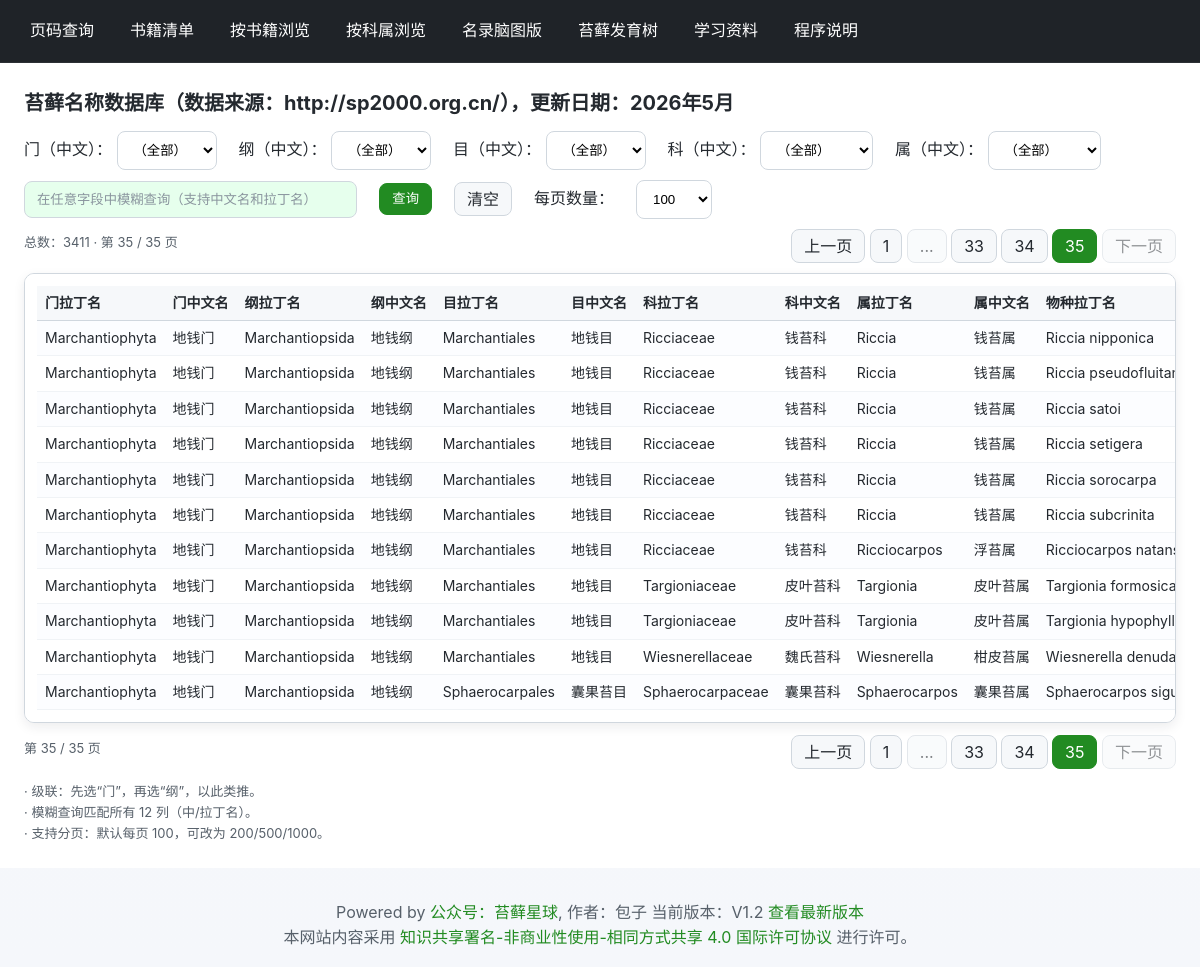
/taxonomy?gate=&clazz=&order=&family=&genus=&q=&per_page=100&page=35, run on the app's committed database.
### tables this page shows
CREATE TABLE "moss_data" (
        id INTEGER PRIMARY KEY AUTOINCREMENT,
        "门拉丁名" TEXT, "门中文名" TEXT, "纲拉丁名" TEXT, "纲中文名" TEXT, "目拉丁名" TEXT, "目中文名" TEXT, "科拉丁名" TEXT, "科中文名" TEXT, "属拉丁名" TEXT, "属中文名" TEXT, "物种拉丁名" TEXT, "物种中文名" TEXT
    );

### app.py (the view)
@app.route("/taxonomy", methods=["GET"])
def taxonomy():
    q = request.args.get("q", "").strip()
    gate = request.args.get("gate", "").strip()
    clazz = request.args.get("clazz", "").strip()
    order = request.args.get("order", "").strip()
    family = request.args.get("family", "").strip()
    genus = request.args.get("genus", "").strip()
    per_page_raw = request.args.get("per_page", "").strip()
    page_raw = request.args.get("page", "").strip()
    allowed_page_sizes = [100, 200, 500, 1000]
    per_page = 100
    try:
        if per_page_raw:
            v = int(per_page_raw)
            if v in allowed_page_sizes:
                per_page = v
    except ValueError:
        pass
    page = 1
    try:
        if page_raw:
            v = int(page_raw)
            if v >= 1:
                page = v
    except ValueError:
        pass
    with connect_db(DB_PATH) as conn:
        init_db(conn, clear=False)
        gates = distinct_values(conn, "门中文名", {})
        classes = distinct_values(conn, "纲中文名", ({"门中文名": gate} if gate else {}))
        order_filters = {k: v for k, v in {"门中文名": gate, "纲中文名": clazz}.items() if v}
        orders = distinct_values(conn, "目中文名", order_filters)
        family_filters = {k: v for k, v in {"门中文名": gate, "纲中文名": clazz, "目中文名": order}.items() if v}
        families = distinct_values(conn, "科中文名", family_filters)
        genus_filters = {k: v for k, v in {"门中文名": gate, "纲中文名": clazz, "目中文名": order, "科中文名": family}.items() if v}
        genera = distinct_values(conn, "属中文名", genus_filters)
        selections = {
            "门中文名": gate,
            "纲中文名": clazz,
            "目中文名": order,
            "科中文名": family,
            "属中文名": genus,
        }
        total_count = count_taxonomy(conn, selections, q)
        total_pages = max(1, (total_count + per_page - 1) // per_page)
        if page > total_pages:
            page = total_pages
        offset = (page - 1) * per_page
        rows = fetch_taxonomy(conn, selections, q, per_page, offset)
        pagination_pages = build_pagination(page, total_pages, window=2)
    return render_template(
        "taxonomy.html",
        q=q,
        gate=gate,
        clazz=clazz,
        order=order,
        family=family,
        genus=genus,
        gates=gates,
        classes=classes,
        orders=orders,
        families=families,
        genera=genera,
        rows=rows,
        columns=ALL_MOSS_COLUMNS,
        total_count=total_count,
        total_pages=total_pages,
        page=page,
        per_page=per_page,
        allowed_page_sizes=allowed_page_sizes,
        pagination_pages=pagination_pages,
    )

### app.py (called while the page is built)
def connect_db(db_path: str) -> sqlite3.Connection:
    conn = sqlite3.connect(db_path)
    conn.row_factory = sqlite3.Row
    return conn

def distinct_values(conn: sqlite3.Connection, column: str, filters: dict) -> List[str]:
    where_parts = []
    params = []
    for k, v in filters.items():
        if v:
            where_parts.append(f'"{k}" = ?')
            params.append(v)
    sql = f'SELECT DISTINCT "{column}" AS val FROM moss_data'
    if where_parts:
        sql += ' WHERE ' + ' AND '.join(where_parts)
    sql += ' ORDER BY val COLLATE NOCASE'
    rows = conn.execute(sql, params).fetchall()
    return [r["val"] for r in rows if r["val"]]

def _build_taxonomy_conditions(selections: dict, keyword: str):
    where_parts = []
    params = []
    for col, val in selections.items():
        if val:
            where_parts.append(f'"{col}" = ?')
            params.append(val)
    if keyword:
        like = f"%{keyword}%"
        or_parts = [f'"{c}" LIKE ?' for c in ALL_MOSS_COLUMNS]
        where_parts.append('(' + ' OR '.join(or_parts) + ')')
        params.extend([like] * len(ALL_MOSS_COLUMNS))
    return where_parts, params

def count_taxonomy(conn: sqlite3.Connection, selections: dict, keyword: str) -> int:
    where_parts, params = _build_taxonomy_conditions(selections, keyword)
    sql = 'SELECT COUNT(*) AS c FROM moss_data'
    if where_parts:
        sql += ' WHERE ' + ' AND '.join(where_parts)
    row = conn.execute(sql, params).fetchone()
    return int(row["c"]) if row and row["c"] is not None else 0

def fetch_taxonomy(conn: sqlite3.Connection, selections: dict, keyword: str, limit: int, offset: int):
    where_parts, params = _build_taxonomy_conditions(selections, keyword)
    sql = 'SELECT ' + ', '.join([f'"{c}"' for c in ALL_MOSS_COLUMNS]) + ' FROM moss_data'
    if where_parts:
        sql += ' WHERE ' + ' AND '.join(where_parts)
    sql += ' ORDER BY "门拉丁名" COLLATE NOCASE, "纲拉丁名" COLLATE NOCASE, "目拉丁名" COLLATE NOCASE, "科拉丁名" COLLATE NOCASE, "属拉丁名" COLLATE NOCASE, "物种拉丁名" COLLATE NOCASE'
    sql += ' LIMIT ? OFFSET ?'
    params.extend([limit, offset])
    return conn.execute(sql, params).fetchall()

### templates/taxonomy.html (shortened to what this page needs)
{% extends 'base.html' %}
{% block body_class %}page-taxonomy{% endblock %}
{% block content %}
<h2>苔藓名称数据库（数据来源：http://sp2000.org.cn/），更新日期：2026年5月</h2>
<form method="get" action="{{ url_for('taxonomy') }}">
  <div class="row" style="margin-bottom:10px;">
    <div style="margin-right:10px;">
      <label>门（中文）：
        <select class="input" name="gate" onchange="this.form.submit()" style="width:auto;">
          <option value="">（全部）</option>
        </select>
      </label>
    </div>
    <div style="margin-right:10px;">
      <label>纲（中文）：
        <select class="input" name="clazz" onchange="this.form.submit()" style="width:auto;">
          <option value="">（全部）</option>
        </select>
      </label>
    </div>
    <div style="margin-right:10px;">
      <label>目（中文）：
        <select class="input" name="order" onchange="this.form.submit()" style="width:auto;">
          <option value="">（全部）</option>
        </select>
      </label>
    </div>
    <div style="margin-right:10px;">
      <label>科（中文）：
        <select class="input" name="family" onchange="this.form.submit()" style="width:auto;">
          <option value="">（全部）</option>
        </select>
      </label>
    </div>
    <div>
      <label>属（中文）：
        <select class="input" name="genus" onchange="this.form.submit()" style="width:auto;">
          <option value="">（全部）</option>
        </select>
      </label>
    </div>
  </div>
  <div class="row" style="margin-bottom:10px; align-items:center;">
    <div>
      <input class="input" type="text" name="q" placeholder="在任意字段中模糊查询（支持中文名和拉丁名）" value="{{ q }}" autofocus style="background-color: #e6ffed; width:25em;">
    </div>
    <div style="margin-left:10px;">
      <button class="btn primary" type="submit">查询</button>
    </div>
    <div style="margin-left:10px;">
      <a class="btn" href="{{ url_for('taxonomy') }}">清空</a>
    </div>
    <div style="margin-left:10px;">
      <label>每页数量：</label>
    </div>
    <div style="margin-left:10px;">
      <label>
        <select class="input" name="per_page" onchange="this.form.submit()">
          {% for size in allowed_page_sizes %}
            <option value="{{ size }}" {% if size == per_page %}selected{% endif %}>{{ size }}</option>
          {% endfor %}
        </select>
      </label>
    </div>
  </div>
</form>
{% if total_count %}
  <div class="row" style="margin-bottom:10px;">
    <div class="col">
      <span class="muted">总数：{{ total_count }} · 第 {{ page }} / {{ total_pages }} 页</span>
    </div>
    <div>
      {% if page > 1 %}
        <a class="btn" href="{{ url_for('taxonomy', gate=gate, clazz=clazz, order=order, family=family, genus=genus, q=q, per_page=per_page, page=page-1) }}">上一页</a>
      {% else %}
        <span class="btn" style="opacity:.5; cursor:default;">上一页</span>
      {% endif %}
      {% for p in pagination_pages %}
        {% if p %}
          {% if p == page %}
            <span class="btn primary" style="cursor:default;">{{ p }}</span>
          {% else %}
            <a class="btn" href="{{ url_for('taxonomy', gate=gate, clazz=clazz, order=order, family=family, genus=genus, q=q, per_page=per_page, page=p) }}">{{ p }}</a>
          {% endif %}
        {% else %}
          <span class="btn" style="opacity:.6; cursor:default;">...</span>
        {% endif %}
      {% endfor %}
      {% if page < total_pages %}
        <a class="btn" href="{{ url_for('taxonomy', gate=gate, clazz=clazz, order=order, family=family, genus=genus, q=q, per_page=per_page, page=page+1) }}">下一页</a>
      {% else %}
        <span class="btn" style="opacity:.5; cursor:default;">下一页</span>
      {% endif %}
    </div>
  </div>
{% endif %}
{% if rows %}
  <div class="card" style="overflow:auto;">
    <table style="width:100%; border-collapse: collapse; font-size: 14px;">
      <thead>
        <tr>
          {% for col in columns %}
            <th style="text-align:left; border-bottom: 1px solid #d0d7de; padding: 6px 8px;">{{ col }}</th>
          {% endfor %}
        </tr>
      </thead>
      <tbody>
        {% for r in rows %}
          <tr>
            {% for col in columns %}
              <td style="border-bottom: 1px solid #f0f3f6; padding: 6px 8px;">{{ r[col] }}</td>
            {% endfor %}
          </tr>
        {% endfor %}
      </tbody>
    </table>
  </div>
{% else %}
  <div class="flash error">未找到匹配数据。</div>
{% endif %}
{% if total_count %}
  <div class="row" style="margin-top:10px;">
    <div class="col">
      <span class="muted">第 {{ page }} / {{ total_pages }} 页</span>
    </div>
    <div>
      {% if page > 1 %}
        <a class="btn" href="{{ url_for('taxonomy', gate=gate, clazz=clazz, order=order, family=family, genus=genus, q=q, per_page=per_page, page=page-1) }}">上一页</a>
      {% else %}
        <span class="btn" style="opacity:.5; cursor:default;">上一页</span>
      {% endif %}
      {% for p in pagination_pages %}
        {% if p %}
          {% if p == page %}
            <span class="btn primary" style="cursor:default;">{{ p }}</span>
          {% else %}
            <a class="btn" href="{{ url_for('taxonomy', gate=gate, clazz=clazz, order=order, family=family, genus=genus, q=q, per_page=per_page, page=p) }}">{{ p }}</a>
          {% endif %}
        {% else %}
          <span class="btn" style="opacity:.6; cursor:default;">...</span>
        {% endif %}
      {% endfor %}
      {% if page < total_pages %}
        <a class="btn" href="{{ url_for('taxonomy', gate=gate, clazz=clazz, order=order, family=family, genus=genus, q=q, per_page=per_page, page=page+1) }}">下一页</a>
      {% else %}
        <span class="btn" style="opacity:.5; cursor:default;">下一页</span>
      {% endif %}
    </div>
  </div>
{% endif %}
<div class="muted" style="margin-top:12px;">
  · 级联：先选“门”，再选“纲”，以此类推。<br>
  · 模糊查询匹配所有 12 列（中/拉丁名）。<br>
  · 支持分页：默认每页 100，可改为 200/500/1000。
</div>
{% endblock %}

### static/style.css (style rules this page uses)
:root { --bg: #f5f7fb; --surface: #ffffff; --text: #24292f; --muted: #57606a; --border: #d0d7de; --shadow: 0 4px 12px rgba(27,31,35,.08); --radius: 10px; --primary: #228B22; --primary-hover: #1a6e1a; --primary-weak: #e6f4ea; --success-bg: #dafbe1; --success-border: #a8f0bd; --success-text: #1a7f37; --error-bg: #ffebe9; --error-border: #ffd1cf; --error-text: #6a1b1a; }
* { box-sizing: border-box; }
html, body { height: 100%; }
body { font-family: -apple-system, BlinkMacSystemFont, 'Segoe UI', Roboto, 'Helvetica Neue', Arial, 'Noto Sans', 'PingFang SC', 'Microsoft YaHei', sans-serif; margin: 0; color: var(--text); background: linear-gradient(180deg, #f6f8fa 0%, var(--bg) 100%); line-height: 1.6; }
a { color: var(--primary); text-decoration: none; }
h1, h2, h3 { color: var(--text); margin: 0 0 12px; }
h2 { font-size: 20px; }
.row { display: flex; gap: 12px; flex-wrap: wrap; }
.col { flex: 1 1 280px; min-width: 0; }
.btn { display: inline-flex; align-items: center; gap: 6px; padding: 8px 12px; border-radius: 8px; border: 1px solid var(--border); background: #f6f8fa; color: var(--text); cursor: pointer; line-height: 1; transition: background .2s ease, border-color .2s ease, transform .02s ease; text-decoration: none; }
.btn.primary { background: var(--primary); border-color: var(--primary); color: #fff; }
.input, select, textarea { width: 100%; padding: 10px 12px; border: 1px solid var(--border); border-radius: 8px; background: #fff; transition: border-color .2s ease, box-shadow .2s ease; }
.input::placeholder { color: #8a959e; }
.muted { color: var(--muted); font-size: 13px; }
.card { border: 1px solid var(--border); border-radius: var(--radius); padding: 12px; margin-bottom: 12px; background: var(--surface); box-shadow: var(--shadow); }
table { width: 100%; border-collapse: collapse; font-size: 14px; table-layout: auto; }
thead th { text-align: left; border-bottom: 1px solid var(--border); padding: 8px 10px; background: #f6f8fa; color: var(--text); white-space: nowrap; }
tbody td { border-bottom: 1px solid #f0f3f6; padding: 8px 10px; white-space: nowrap; }
tbody tr:nth-child(odd) td { background: #fcfdff; }

### data on the page
moss_data: 门拉丁名 "Marchantiophyta" "地钱门" "Marchantiopsida" "地钱纲" "Marchantiales" "地钱目" "Ricciaceae" "钱苔科" "Riccia" "钱苔属" "Riccia nipponica"
moss_data: 门拉丁名 "Marchantiophyta" "地钱门" "Marchantiopsida" "地钱纲" "Marchantiales" "地钱目" "Ricciaceae" "钱苔科" "Riccia" "钱苔属" "Riccia…"
moss_data: 门拉丁名 "Marchantiophyta" "地钱门" "Marchantiopsida" "地钱纲" "Marchantiales" "地钱目" "Ricciaceae" "钱苔科" "Riccia" "钱苔属" "Riccia satoi"
moss_data: 门拉丁名 "Marchantiophyta" "地钱门" "Marchantiopsida" "地钱纲" "Marchantiales" "地钱目" "Ricciaceae" "钱苔科" "Riccia" "钱苔属" "Riccia setigera"
moss_data: 门拉丁名 "Marchantiophyta" "地钱门" "Marchantiopsida" "地钱纲" "Marchantiales" "地钱目" "Ricciaceae" "钱苔科" "Riccia" "钱苔属" "Riccia sorocarpa"
moss_data: 门拉丁名 "Marchantiophyta" "地钱门" "Marchantiopsida" "地钱纲" "Marchantiales" "地钱目" "Ricciaceae" "钱苔科" "Riccia" "钱苔属" "Riccia subcrinita"
moss_data: 门拉丁名 "Marchantiophyta" "地钱门" "Marchantiopsida" "地钱纲" "Marchantiales" "地钱目" "Ricciaceae" "钱苔科" "Ricciocarpos" "浮苔属" "Ricciocarpos…"
moss_data: 门拉丁名 "Marchantiophyta" "地钱门" "Marchantiopsida" "地钱纲" "Marchantiales" "地钱目" "Targioniaceae" "皮叶苔科" "Targionia" "皮叶苔属" "Targionia formosica"
moss_data: 门拉丁名 "Marchantiophyta" "地钱门" "Marchantiopsida" "地钱纲" "Marchantiales" "地钱目" "Targioniaceae" "皮叶苔科" "Targionia" "皮叶苔属" "Targionia…"
moss_data: 门拉丁名 "Marchantiophyta" "地钱门" "Marchantiopsida" "地钱纲" "Marchantiales" "地钱目" "Wiesnerellaceae" "魏氏苔科" "Wiesnerella" "柑皮苔属" "Wiesnerella…"
moss_data: 门拉丁名 "Marchantiophyta" "地钱门" "Marchantiopsida" "地钱纲" "Sphaerocarpales" "囊果苔目" "Sphaerocarpaceae" "囊果苔科" "Sphaerocarpos" "囊果苔属" "Sphaerocarpos…"

### other printed values
{{ total_count }} "3411"
{{ page }} "35"
{{ total_pages }} "35"
{{ p }} "1" "33" "34"
{{ p }} "35"
{{ col }} "门拉丁名" "门中文名" "纲拉丁名" "纲中文名" "目拉丁名" "目中文名" "科拉丁名" "科中文名" "属拉丁名" "属中文名" "物种拉丁名"
form field per_page "100"
